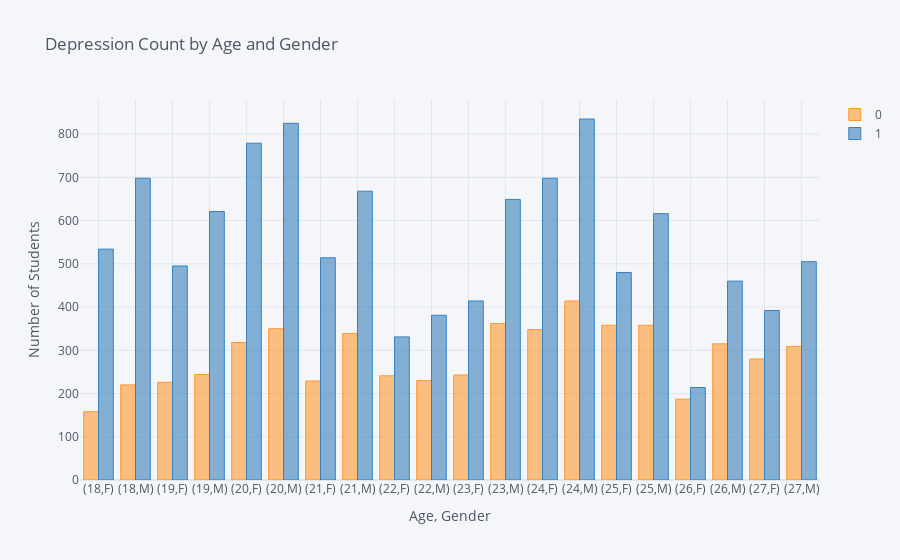

Source (notebook cell):
### Code cell


### Figure 1 — Plotly figure (JSON) as saved in the notebook; plotly's stock layout.template omitted (floating-point values rounded to 4 significant figures)
{"data": [{"marker": {"color": "rgba(255, 153, 51, 0.6)", "line": {"color": "rgba(255, 153, 51, 1.0)", "width": 1}}, "name": "0", "orientation": "v", "text": "", "type": "bar", "x": ["(18,F)", "(18,M)", "(19,F)", "(19,M)", "(20,F)", "(20,M)", "(21,F)", "(21,M)", "(22,F)", "(22,M)", "(23,F)", "(23,M)", "(24,F)", "(24,M)", "(25,F)", "(25,M)", "(26,F)", "(26,M)", "(27,F)", "(27,M)"], "y": [158, 220, 226, 244, 318, 350, 229, 339, 241, 230, 243, 362, 348, 414, 358, 358, 187, 315, 280, 309]}, {"marker": {"color": "rgba(55, 128, 191, 0.6)", "line": {"color": "rgba(55, 128, 191, 1.0)", "width": 1}}, "name": "1", "orientation": "v", "text": "", "type": "bar", "x": ["(18,F)", "(18,M)", "(19,F)", "(19,M)", "(20,F)", "(20,M)", "(21,F)", "(21,M)", "(22,F)", "(22,M)", "(23,F)", "(23,M)", "(24,F)", "(24,M)", "(25,F)", "(25,M)", "(26,F)", "(26,M)", "(27,F)", "(27,M)"], "y": [534, 698, 495, 621, 779, 825, 514, 668, 331, 381, 414, 649, 698, 835, 480, 616, 214, 460, 392, 505]}], "layout": {"barmode": "group", "legend": {"bgcolor": "#F5F6F9", "font": {"color": "#4D5663"}}, "paper_bgcolor": "#F5F6F9", "plot_bgcolor": "#F5F6F9", "title": {"font": {"color": "#4D5663"}, "text": "Depression Count by Age and Gender"}, "xaxis": {"gridcolor": "#E1E5ED", "showgrid": true, "tickfont": {"color": "#4D5663"}, "title": {"font": {"color": "#4D5663"}, "text": "Age, Gender"}, "zerolinecolor": "#E1E5ED"}, "yaxis": {"gridcolor": "#E1E5ED", "showgrid": true, "tickfont": {"color": "#4D5663"}, "title": {"font": {"color": "#4D5663"}, "text": "Number of Students"}, "zerolinecolor": "#E1E5ED"}}}
